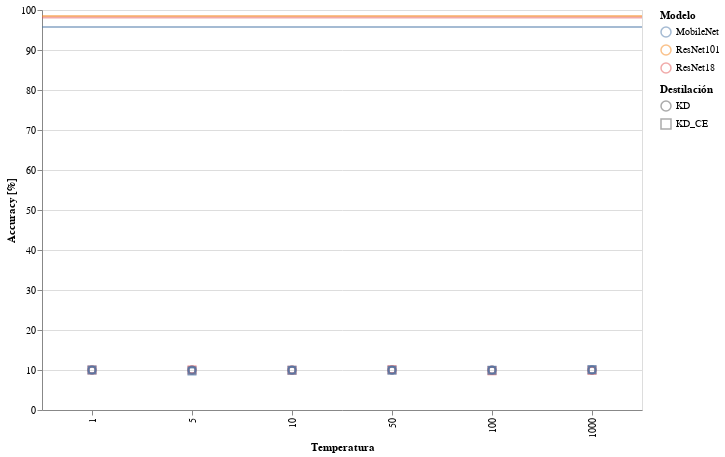

The cell this chart's notebook holds for it:
### Markdown cell above
# Destilacion de ultima capa

### Code cell
def load_KD_data(folder="./Cifar10/ResNet101/exp1/students"):
    data = pd.read_csv(folder+"/summary.csv") 
    data = data[data["student"] != 'EfficientNetB0']
    if "temp" not in data.columns:
        d_arr=[d.split(",")[0] for d in data["distillation"]]
        t_arr=[float(d.split(",T-")[1]) for d in data["distillation"]]
        data["distillation"]=d_arr
        data["temp"]=t_arr
    return data


def plot_KD(data,phase,field):
    detalle=['test_acc', 'test_teacher/acc', 'test_loss', 'test_eval',
           'train_acc', 'train_teacher/acc', 'train_loss', 'train_eval','distillation', 'temp']
    
    field_dict={'acc':"Accuracy [%]", 'eval':"Perdida Cross Entropy", 'loss':"Perdida de Destilación"
        
    }
    
    #data['train_acc']-=data['test_acc']
    
    
    bar=alt.Chart(data).mark_point().encode(
        alt.X('temp:O', scale=alt.Scale(zero=False,base=10,type='log', ),title="Temperatura"),
        alt.Y('%s_%s'%(phase,field), 
              scale=alt.Scale(zero=False, type='log' if field in ['loss','eval'] else 'linear'), 
              title=field_dict[field]),
        shape=alt.Shape('distillation', legend=alt.Legend(title="Destilación")),
        color=alt.Color('student', legend=alt.Legend(title="Modelo")),
        size=alt.value(50),
        tooltip=detalle
    ).interactive()
    
    if field == 'acc':
        accs = {'Model':['MobileNet','ResNet18','ResNet101'],
                      'ce_train':[95.73,98.15,98.52],
                      'ce_test':[87.8,90.58,90.68]}
        df=pd.DataFrame(accs)

        aggregates = alt.Chart(df).mark_rule(opacity=0.5).encode(
                    y='ce_%s:Q'%phase,
                    color='Model:N',
                    size=alt.value(2))

        
        return (aggregates+bar).properties(width=600,height=400) 
    return bar.properties(width=600,height=400)
    
def load_and_plot_KD(folder="./Cifar10/ResNet101/exp1/students",phase='test',field='acc'):
    data = load_KD_data(folder)

    return plot_KD(data,phase,field)



load_and_plot_KD(folder="./Cifar10/ResNet101/exp2/students",phase='train')

### Figure 1 — Vega-Lite specification as saved in the notebook (floating-point values rounded to 4 significant figures)
{"config": {"view": {"continuousWidth": 400, "continuousHeight": 300}}, "layer": [{"data": {"name": "data-578e71b58049d598ba8619b4abdb3dda"}, "mark": {"type": "rule", "opacity": 0.5}, "encoding": {"color": {"type": "nominal", "field": "Model"}, "size": {"value": 2}, "y": {"type": "quantitative", "field": "ce_train"}}}, {"data": {"name": "data-a33b8d46a6bd48a080b943474e8453b6"}, "mark": "point", "encoding": {"color": {"type": "nominal", "field": "student", "legend": {"title": "Modelo"}}, "shape": {"type": "nominal", "field": "distillation", "legend": {"title": "Destilación"}}, "size": {"value": 50}, "tooltip": [{"type": "quantitative", "field": "test_acc"}, {"type": "quantitative", "field": "test_teacher/acc"}, {"type": "quantitative", "field": "test_loss"}, {"type": "quantitative", "field": "test_eval"}, {"type": "quantitative", "field": "train_acc"}, {"type": "quantitative", "field": "train_teacher/acc"}, {"type": "quantitative", "field": "train_loss"}, {"type": "quantitative", "field": "train_eval"}, {"type": "nominal", "field": "distillation"}, {"type": "quantitative", "field": "temp"}], "x": {"type": "ordinal", "field": "temp", "scale": {"base": 10, "type": "log", "zero": false}, "title": "Temperatura"}, "y": {"type": "quantitative", "field": "train_acc", "scale": {"type": "linear", "zero": false}, "title": "Accuracy [%]"}}, "selection": {"selector006": {"type": "interval", "bind": "scales", "encodings": ["x", "y"]}}}], "height": 400, "width": 600, "$schema": "https://vega.github.io/schema/vega-lite/v4.0.0.json", "datasets": {"data-578e71b58049d598ba8619b4abdb3dda": [{"Model": "MobileNet", "ce_train": 95.73, "ce_test": 87.8}, {"Model": "ResNet18", "ce_train": 98.15, "ce_test": 90.58}, {"Model": "ResNet101", "ce_train": 98.52, "ce_test": 90.68}], "data-a33b8d46a6bd48a080b943474e8453b6": [{"Unnamed: 0": 0, "test_acc": 10.0, "test_teacher/acc": 90.68, "test_loss": 11510.0, "test_eval": 2.303, "train_acc": 9.84, "train_teacher/acc": 10.0, "train_loss": 11520.0, "train_eval": 2.303, "epoch": 11, "lr": 0.01, "epochs": 20, "train_batch_size": 128, "test_batch_size": 100, "student": "ResNet18", "teacher": "ResNet101", "distillation": "KD_CE", "resume": true, "temp": 100.0}, {"Unnamed: 0": 1, "test_acc": 10.0, "test_teacher/acc": 90.68, "test_loss": 1.274, "test_eval": 2.326, "train_acc": 10.0, "train_teacher/acc": 10.0, "train_loss": 1.246, "train_eval": 2.328, "epoch": 0, "lr": 0.01, "epochs": 20, "train_batch_size": 128, "test_batch_size": 100, "student": "ResNet18", "teacher": "ResNet101", "distillation": "KD_CE", "resume": true, "temp": 1.0}, {"Unnamed: 0": 2, "test_acc": 10.0, "test_teacher/acc": 90.68, "test_loss": 1152000.0, "test_eval": 2.303, "train_acc": 9.934, "train_teacher/acc": 10.01, "train_loss": 1152000.0, "train_eval": 2.305, "epoch": 13, "lr": 0.01, "epochs": 20, "train_batch_size": 128, "test_batch_size": 100, "student": "ResNet18", "teacher": "ResNet101", "distillation": "KD_CE", "resume": true, "temp": 1000.0}, {"Unnamed: 0": 3, "test_acc": 10.0, "test_teacher/acc": 90.68, "test_loss": 115.2, "test_eval": 2.303, "train_acc": 9.946, "train_teacher/acc": 10.0, "train_loss": 115.2, "train_eval": 2.303, "epoch": 3, "lr": 0.01, "epochs": 20, "train_batch_size": 128, "test_batch_size": 100, "student": "ResNet18", "teacher": "ResNet101", "distillation": "KD_CE", "resume": true, "temp": 10.0}, {"Unnamed: 0": 4, "test_acc": 13.19, "test_teacher/acc": 90.68, "test_loss": 28.83, "test_eval": 2.303, "train_acc": 9.984, "train_teacher/acc": 9.996, "train_loss": 28.83, "train_eval": 2.303, "epoch": 22, "lr": 0.01, "epochs": 20, "train_batch_size": 128, "test_batch_size": 100, "student": "ResNet18", "teacher": "ResNet101", "distillation": "KD_CE", "resume": true, "temp": 5.0}, {"Unnamed: 0": 5, "test_acc": 10.2, "test_teacher/acc": 90.68, "test_loss": 2878.0, "test_eval": 2.302, "train_acc": 10.05, "train_teacher/acc": 10.01, "train_loss": 2879.0, "train_eval": 2.303, "epoch": 26, "lr": 0.01, "epochs": 20, "train_batch_size": 128, "test_batch_size": 100, "student": "ResNet18", "teacher": "ResNet101", "distillation": "KD_CE", "resume": true, "temp": 50.0}, {"Unnamed: 0": 6, "test_acc": 11.21, "test_teacher/acc": 90.68, "test_loss": 0.0007929, "test_eval": 9.148, "train_acc": 10.0, "train_teacher/acc": 9.996, "train_loss": 1.062e-06, "train_eval": 13.4, "epoch": 25, "lr": 0.01, "epochs": 20, "train_batch_size": 128, "test_batch_size": 100, "student": "ResNet18", "teacher": "ResNet101", "distillation": "KD", "resume": true, "temp": 100.0}, {"Unnamed: 0": 7, "test_acc": 10.0, "test_teacher/acc": 90.68, "test_loss": 1.09, "test_eval": 10.97, "train_acc": 10.0, "train_teacher/acc": 10.01, "train_loss": 0.0003872, "train_eval": 10.0, "epoch": 25, "lr": 0.01, "epochs": 20, "train_batch_size": 128, "test_batch_size": 100, "student": "ResNet18", "teacher": "ResNet101", "distillation": "KD", "resume": true, "temp": 1.0}, {"Unnamed: 0": 8, "test_acc": 10.44, "test_teacher/acc": 90.68, "test_loss": 9.713e-06, "test_eval": 11.73, "train_acc": 9.994, "train_teacher/acc": 9.99, "train_loss": 5.305e-09, "train_eval": 13.41, "epoch": 24, "lr": 0.01, "epochs": 20, "train_batch_size": 128, "test_batch_size": 100, "student": "ResNet18", "teacher": "ResNet101", "distillation": "KD", "resume": true, "temp": 1000.0}, {"Unnamed: 0": 9, "test_acc": 10.26, "test_teacher/acc": 90.68, "test_loss": 0.07357, "test_eval": 13.53, "train_acc": 9.996, "train_teacher/acc": 9.998, "train_loss": 0.0001066, "train_eval": 13.41, "epoch": 25, "lr": 0.01, "epochs": 20, "train_batch_size": 128, "test_batch_size": 100, "student": "ResNet18", "teacher": "ResNet101", "distillation": "KD", "resume": true, "temp": 10.0}, {"Unnamed: 0": 10, "test_acc": 10.57, "test_teacher/acc": 90.68, "test_loss": 0.1736, "test_eval": 10.76, "train_acc": 10.01, "train_teacher/acc": 10.01, "train_loss": 0.000317, "train_eval": 13.38, "epoch": 21, "lr": 0.01, "epochs": 20, "train_batch_size": 128, "test_batch_size": 100, "student": "ResNet18", "teacher": "ResNet101", "distillation": "KD", "resume": true, "temp": 5.0}, {"Unnamed: 0": 11, "test_acc": 10.15, "test_teacher/acc": 90.68, "test_loss": 0.003164, "test_eval": 9.273, "train_acc": 9.998, "train_teacher/acc": 9.998, "train_loss": 4.12e-06, "train_eval": 13.4, "epoch": 29, "lr": 0.01, "epochs": 20, "train_batch_size": 128, "test_batch_size": 100, "student": "ResNet18", "teacher": "ResNet101", "distillation": "KD", "resume": true, "temp": 50.0}, {"Unnamed: 0": 24, "test_acc": 10.0, "test_teacher/acc": 90.68, "test_loss": 11510.0, "test_eval": 2.303, "train_acc": 9.948, "train_teacher/acc": 10.01, "train_loss": 11520.0, "train_eval": 2.303, "epoch": 1, "lr": 0.01, "epochs": 20, "train_batch_size": 128, "test_batch_size": 100, "student": "MobileNet", "teacher": "ResNet101", "distillation": "KD_CE", "resume": true, "temp": 100.0}, {"Unnamed: 0": 25, "test_acc": 10.0, "test_teacher/acc": 90.68, "test_loss": 1.275, "test_eval": 2.328, "train_acc": 10.0, "train_teacher/acc": 10.01, "train_loss": 1.246, "train_eval": 2.328, "epoch": 0, "lr": 0.01, "epochs": 20, "train_batch_size": 128, "test_batch_size": 100, "student": "MobileNet", "teacher": "ResNet101", "distillation": "KD_CE", "resume": true, "temp": 1.0}, {"Unnamed: 0": 26, "test_acc": 10.0, "test_teacher/acc": 90.68, "test_loss": 1152000.0, "test_eval": 2.305, "train_acc": 10.1, "train_teacher/acc": 10.0, "train_loss": 1152000.0, "train_eval": 2.303, "epoch": 17, "lr": 0.01, "epochs": 20, "train_batch_size": 128, "test_batch_size": 100, "student": "MobileNet", "teacher": "ResNet101", "distillation": "KD_CE", "resume": true, "temp": 1000.0}, {"Unnamed: 0": 27, "test_acc": 10.0, "test_teacher/acc": 90.68, "test_loss": 115.2, "test_eval": 2.304, "train_acc": 9.946, "train_teacher/acc": 9.998, "train_loss": 115.2, "train_eval": 2.303, "epoch": 5, "lr": 0.01, "epochs": 20, "train_batch_size": 128, "test_batch_size": 100, "student": "MobileNet", "teacher": "ResNet101", "distillation": "KD_CE", "resume": true, "temp": 10.0}, {"Unnamed: 0": 28, "test_acc": 10.0, "test_teacher/acc": 90.68, "test_loss": 28.84, "test_eval": 2.303, "train_acc": 9.746, "train_teacher/acc": 9.998, "train_loss": 28.83, "train_eval": 2.303, "epoch": 1, "lr": 0.01, "epochs": 20, "train_batch_size": 128, "test_batch_size": 100, "student": "MobileNet", "teacher": "ResNet101", "distillation": "KD_CE", "resume": true, "temp": 5.0}, {"Unnamed: 0": 29, "test_acc": 10.0, "test_teacher/acc": 90.68, "test_loss": 2879.0, "test_eval": 2.303, "train_acc": 9.922, "train_teacher/acc": 9.996, "train_loss": 2879.0, "train_eval": 2.303, "epoch": 5, "lr": 0.01, "epochs": 20, "train_batch_size": 128, "test_batch_size": 100, "student": "MobileNet", "teacher": "ResNet101", "distillation": "KD_CE", "resume": true, "temp": 50.0}, {"Unnamed: 0": 30, "test_acc": 10.09, "test_teacher/acc": 90.68, "test_loss": 0.001035, "test_eval": 13.37, "train_acc": 10.0, "train_teacher/acc": 9.992, "train_loss": 7.695e-06, "train_eval": 13.44, "epoch": 18, "lr": 0.01, "epochs": 20, "train_batch_size": 128, "test_batch_size": 100, "student": "MobileNet", "teacher": "ResNet101", "distillation": "KD", "resume": true, "temp": 100.0}, {"Unnamed: 0": 31, "test_acc": 10.07, "test_teacher/acc": 90.68, "test_loss": 2.864, "test_eval": 28.81, "train_acc": 10.0, "train_teacher/acc": 9.994, "train_loss": 0.002305, "train_eval": 8.808, "epoch": 19, "lr": 0.01, "epochs": 20, "train_batch_size": 128, "test_batch_size": 100, "student": "MobileNet", "teacher": "ResNet101", "distillation": "KD", "resume": true, "temp": 1.0}, {"Unnamed: 0": 32, "test_acc": 10.0, "test_teacher/acc": 90.68, "test_loss": 1.705e-05, "test_eval": 21.8, "train_acc": 10.0, "train_teacher/acc": 10.0, "train_loss": 1.378e-07, "train_eval": 13.44, "epoch": 0, "lr": 0.01, "epochs": 20, "train_batch_size": 128, "test_batch_size": 100, "student": "MobileNet", "teacher": "ResNet101", "distillation": "KD", "resume": true, "temp": 1000.0}, {"Unnamed: 0": 33, "test_acc": 10.09, "test_teacher/acc": 90.68, "test_loss": 0.09074, "test_eval": 14.48, "train_acc": 10.0, "train_teacher/acc": 9.994, "train_loss": 0.0006069, "train_eval": 13.37, "epoch": 17, "lr": 0.01, "epochs": 20, "train_batch_size": 128, "test_batch_size": 100, "student": "MobileNet", "teacher": "ResNet101", "distillation": "KD", "resume": true, "temp": 10.0}, {"Unnamed: 0": 34, "test_acc": 10.01, "test_teacher/acc": 90.68, "test_loss": 0.219, "test_eval": 14.37, "train_acc": 10.0, "train_teacher/acc": 9.994, "train_loss": 0.001334, "train_eval": 13.26, "epoch": 17, "lr": 0.01, "epochs": 20, "train_batch_size": 128, "test_batch_size": 100, "student": "MobileNet", "teacher": "ResNet101", "distillation": "KD", "resume": true, "temp": 5.0}, {"Unnamed: 0": 35, "test_acc": 10.12, "test_teacher/acc": 90.68, "test_loss": 0.2901, "test_eval": 116.8, "train_acc": 10.0, "train_teacher/acc": 10.0, "train_loss": 3.589e-05, "train_eval": 13.44, "epoch": 11, "lr": 0.01, "epochs": 20, "train_batch_size": 128, "test_batch_size": 100, "student": "MobileNet", "teacher": "ResNet101", "distillation": "KD", "resume": true, "temp": 50.0}]}}
